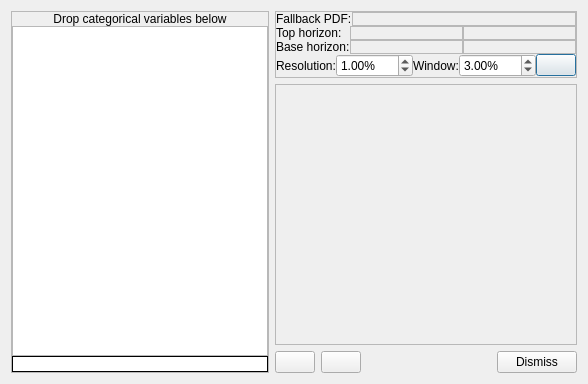
<?xml version="1.0" encoding="UTF-8"?>
<ui version="4.0">
 <class>VerticalProportionCurveDialog</class>
 <widget class="QDialog" name="VerticalProportionCurveDialog">
  <property name="geometry">
   <rect>
    <x>0</x>
    <y>0</y>
    <width>588</width>
    <height>384</height>
   </rect>
  </property>
  <property name="windowTitle">
   <string>Dialog</string>
  </property>
  <layout class="QHBoxLayout" name="horizontalLayout_3">
   <item>
    <widget class="QFrame" name="frmLeftPane">
     <property name="frameShape">
      <enum>QFrame::StyledPanel</enum>
     </property>
     <property name="frameShadow">
      <enum>QFrame::Raised</enum>
     </property>
     <layout class="QVBoxLayout" name="verticalLayout_5">
      <property name="spacing">
       <number>0</number>
      </property>
      <property name="leftMargin">
       <number>0</number>
      </property>
      <property name="topMargin">
       <number>0</number>
      </property>
      <property name="rightMargin">
       <number>0</number>
      </property>
      <property name="bottomMargin">
       <number>0</number>
      </property>
      <item>
       <layout class="QVBoxLayout" name="verticalLayout_3">
        <item>
         <widget class="QLabel" name="label">
          <property name="text">
           <string>Drop categorical variables below</string>
          </property>
          <property name="alignment">
           <set>Qt::AlignCenter</set>
          </property>
         </widget>
        </item>
        <item>
         <widget class="QListWidgetDnD" name="lstVariables">
          <property name="sizePolicy">
           <sizepolicy hsizetype="Preferred" vsizetype="Expanding">
            <horstretch>0</horstretch>
            <verstretch>0</verstretch>
           </sizepolicy>
          </property>
         </widget>
        </item>
        <item>
         <widget class="QLabel" name="lblTrash">
          <property name="toolTip">
           <string>Drag variables here to remove.</string>
          </property>
          <property name="styleSheet">
           <string notr="true">background-color: rgb(255, 255, 255);</string>
          </property>
          <property name="frameShape">
           <enum>QFrame::Box</enum>
          </property>
          <property name="text">
           <string/>
          </property>
          <property name="pixmap">
           <pixmap resource="../resources.qrc">:/icons32/recycle32</pixmap>
          </property>
          <property name="alignment">
           <set>Qt::AlignCenter</set>
          </property>
         </widget>
        </item>
       </layout>
      </item>
     </layout>
    </widget>
   </item>
   <item>
    <layout class="QVBoxLayout" name="verticalLayout_2">
     <item>
      <widget class="QFrame" name="frmConfig">
       <property name="minimumSize">
        <size>
         <width>0</width>
         <height>20</height>
        </size>
       </property>
       <property name="frameShape">
        <enum>QFrame::StyledPanel</enum>
       </property>
       <property name="frameShadow">
        <enum>QFrame::Raised</enum>
       </property>
       <layout class="QVBoxLayout" name="verticalLayout_6">
        <property name="spacing">
         <number>0</number>
        </property>
        <property name="leftMargin">
         <number>0</number>
        </property>
        <property name="topMargin">
         <number>0</number>
        </property>
        <property name="rightMargin">
         <number>0</number>
        </property>
        <property name="bottomMargin">
         <number>0</number>
        </property>
        <item>
         <layout class="QHBoxLayout" name="horizontalLayout">
          <item>
           <widget class="QLabel" name="label_2">
            <property name="text">
             <string>Fallback PDF:</string>
            </property>
           </widget>
          </item>
          <item>
           <widget class="QFrame" name="frmCmbFallbackPDF">
            <property name="sizePolicy">
             <sizepolicy hsizetype="Expanding" vsizetype="Preferred">
              <horstretch>0</horstretch>
              <verstretch>0</verstretch>
             </sizepolicy>
            </property>
            <property name="frameShape">
             <enum>QFrame::StyledPanel</enum>
            </property>
            <property name="frameShadow">
             <enum>QFrame::Raised</enum>
            </property>
            <layout class="QVBoxLayout" name="verticalLayout">
             <property name="leftMargin">
              <number>1</number>
             </property>
             <property name="topMargin">
              <number>1</number>
             </property>
             <property name="rightMargin">
              <number>1</number>
             </property>
             <property name="bottomMargin">
              <number>1</number>
             </property>
            </layout>
           </widget>
          </item>
         </layout>
        </item>
        <item>
         <layout class="QGridLayout" name="gridLayout">
          <property name="topMargin">
           <number>0</number>
          </property>
          <item row="1" column="0">
           <widget class="QLabel" name="label_4">
            <property name="text">
             <string>Base horizon:</string>
            </property>
           </widget>
          </item>
          <item row="0" column="1">
           <widget class="QFrame" name="frmCmbTopHorizon">
            <property name="sizePolicy">
             <sizepolicy hsizetype="Expanding" vsizetype="Preferred">
              <horstretch>0</horstretch>
              <verstretch>0</verstretch>
             </sizepolicy>
            </property>
            <property name="frameShape">
             <enum>QFrame::StyledPanel</enum>
            </property>
            <property name="frameShadow">
             <enum>QFrame::Raised</enum>
            </property>
            <layout class="QHBoxLayout" name="horizontalLayout_4">
             <property name="spacing">
              <number>0</number>
             </property>
             <property name="leftMargin">
              <number>0</number>
             </property>
             <property name="topMargin">
              <number>0</number>
             </property>
             <property name="rightMargin">
              <number>0</number>
             </property>
             <property name="bottomMargin">
              <number>0</number>
             </property>
            </layout>
           </widget>
          </item>
          <item row="1" column="1">
           <widget class="QFrame" name="frmCmbBaseHorizon">
            <property name="sizePolicy">
             <sizepolicy hsizetype="Expanding" vsizetype="Preferred">
              <horstretch>0</horstretch>
              <verstretch>0</verstretch>
             </sizepolicy>
            </property>
            <property name="frameShape">
             <enum>QFrame::StyledPanel</enum>
            </property>
            <property name="frameShadow">
             <enum>QFrame::Raised</enum>
            </property>
            <layout class="QHBoxLayout" name="horizontalLayout_6">
             <property name="spacing">
              <number>0</number>
             </property>
             <property name="leftMargin">
              <number>0</number>
             </property>
             <property name="topMargin">
              <number>0</number>
             </property>
             <property name="rightMargin">
              <number>0</number>
             </property>
             <property name="bottomMargin">
              <number>0</number>
             </property>
            </layout>
           </widget>
          </item>
          <item row="0" column="0">
           <widget class="QLabel" name="label_3">
            <property name="text">
             <string>Top horizon:</string>
            </property>
           </widget>
          </item>
          <item row="1" column="2">
           <widget class="QFrame" name="frmCmbBaseVariable">
            <property name="sizePolicy">
             <sizepolicy hsizetype="Expanding" vsizetype="Preferred">
              <horstretch>0</horstretch>
              <verstretch>0</verstretch>
             </sizepolicy>
            </property>
            <property name="frameShape">
             <enum>QFrame::StyledPanel</enum>
            </property>
            <property name="frameShadow">
             <enum>QFrame::Raised</enum>
            </property>
            <layout class="QHBoxLayout" name="horizontalLayout_9">
             <property name="spacing">
              <number>0</number>
             </property>
             <property name="leftMargin">
              <number>0</number>
             </property>
             <property name="topMargin">
              <number>0</number>
             </property>
             <property name="rightMargin">
              <number>0</number>
             </property>
             <property name="bottomMargin">
              <number>0</number>
             </property>
            </layout>
           </widget>
          </item>
          <item row="0" column="2">
           <widget class="QFrame" name="frmCmbTopVariable">
            <property name="sizePolicy">
             <sizepolicy hsizetype="Expanding" vsizetype="Preferred">
              <horstretch>0</horstretch>
              <verstretch>0</verstretch>
             </sizepolicy>
            </property>
            <property name="frameShape">
             <enum>QFrame::StyledPanel</enum>
            </property>
            <property name="frameShadow">
             <enum>QFrame::Raised</enum>
            </property>
            <layout class="QHBoxLayout" name="horizontalLayout_8">
             <property name="spacing">
              <number>0</number>
             </property>
             <property name="leftMargin">
              <number>0</number>
             </property>
             <property name="topMargin">
              <number>0</number>
             </property>
             <property name="rightMargin">
              <number>0</number>
             </property>
             <property name="bottomMargin">
              <number>0</number>
             </property>
            </layout>
           </widget>
          </item>
         </layout>
        </item>
        <item>
         <layout class="QHBoxLayout" name="horizontalLayout_5">
          <property name="topMargin">
           <number>0</number>
          </property>
          <item>
           <widget class="QLabel" name="label_5">
            <property name="text">
             <string>Resolution:</string>
            </property>
           </widget>
          </item>
          <item>
           <widget class="QDoubleSpinBox" name="dblSpinResolutionPercent">
            <property name="sizePolicy">
             <sizepolicy hsizetype="Expanding" vsizetype="Fixed">
              <horstretch>0</horstretch>
              <verstretch>0</verstretch>
             </sizepolicy>
            </property>
            <property name="suffix">
             <string>%</string>
            </property>
            <property name="minimum">
             <double>0.010000000000000</double>
            </property>
            <property name="maximum">
             <double>10.000000000000000</double>
            </property>
            <property name="singleStep">
             <double>0.100000000000000</double>
            </property>
            <property name="value">
             <double>1.000000000000000</double>
            </property>
           </widget>
          </item>
          <item>
           <widget class="QLabel" name="label_6">
            <property name="text">
             <string>Window:</string>
            </property>
           </widget>
          </item>
          <item>
           <widget class="QDoubleSpinBox" name="dblSpinWindowPercent">
            <property name="sizePolicy">
             <sizepolicy hsizetype="Expanding" vsizetype="Fixed">
              <horstretch>0</horstretch>
              <verstretch>0</verstretch>
             </sizepolicy>
            </property>
            <property name="suffix">
             <string>%</string>
            </property>
            <property name="minimum">
             <double>0.010000000000000</double>
            </property>
            <property name="maximum">
             <double>50.000000000000000</double>
            </property>
            <property name="singleStep">
             <double>0.100000000000000</double>
            </property>
            <property name="value">
             <double>3.000000000000000</double>
            </property>
           </widget>
          </item>
          <item>
           <widget class="QPushButton" name="btnCompute">
            <property name="toolTip">
             <string>Generate vertical proportion curves.</string>
            </property>
            <property name="text">
             <string/>
            </property>
            <property name="icon">
             <iconset resource="../resources.qrc">
              <normaloff>:/icons32/play32</normaloff>:/icons32/play32</iconset>
            </property>
           </widget>
          </item>
         </layout>
        </item>
       </layout>
      </widget>
     </item>
     <item>
      <widget class="QFrame" name="frmDisplayVPC">
       <property name="sizePolicy">
        <sizepolicy hsizetype="Preferred" vsizetype="Expanding">
         <horstretch>0</horstretch>
         <verstretch>0</verstretch>
        </sizepolicy>
       </property>
       <property name="frameShape">
        <enum>QFrame::StyledPanel</enum>
       </property>
       <property name="frameShadow">
        <enum>QFrame::Raised</enum>
       </property>
       <layout class="QVBoxLayout" name="verticalLayout_4">
        <property name="spacing">
         <number>0</number>
        </property>
        <property name="leftMargin">
         <number>0</number>
        </property>
        <property name="topMargin">
         <number>0</number>
        </property>
        <property name="rightMargin">
         <number>0</number>
        </property>
        <property name="bottomMargin">
         <number>0</number>
        </property>
       </layout>
      </widget>
     </item>
     <item>
      <layout class="QHBoxLayout" name="horizontalLayout_2">
       <item>
        <widget class="QPushButton" name="btnEditCurves">
         <property name="sizePolicy">
          <sizepolicy hsizetype="Minimum" vsizetype="Fixed">
           <horstretch>0</horstretch>
           <verstretch>0</verstretch>
          </sizepolicy>
         </property>
         <property name="toolTip">
          <string>Edit curves.</string>
         </property>
         <property name="text">
          <string/>
         </property>
         <property name="icon">
          <iconset resource="../resources.qrc">
           <normaloff>:/icons32/editCurve32</normaloff>:/icons32/editCurve32</iconset>
         </property>
         <property name="checkable">
          <bool>true</bool>
         </property>
         <property name="checked">
          <bool>false</bool>
         </property>
        </widget>
       </item>
       <item>
        <widget class="QPushButton" name="btnSave">
         <property name="toolTip">
          <string>Save vertical proportion curve.</string>
         </property>
         <property name="text">
          <string/>
         </property>
         <property name="icon">
          <iconset resource="../resources.qrc">
           <normaloff>:/icons32/save32</normaloff>:/icons32/save32</iconset>
         </property>
        </widget>
       </item>
       <item>
        <spacer name="horizontalSpacer">
         <property name="orientation">
          <enum>Qt::Horizontal</enum>
         </property>
         <property name="sizeHint" stdset="0">
          <size>
           <width>40</width>
           <height>20</height>
          </size>
         </property>
        </spacer>
       </item>
       <item>
        <widget class="QPushButton" name="btnDismiss">
         <property name="text">
          <string>Dismiss</string>
         </property>
        </widget>
       </item>
      </layout>
     </item>
    </layout>
   </item>
  </layout>
 </widget>
 <customwidgets>
  <customwidget>
   <class>QListWidgetDnD</class>
   <extends>QListWidget</extends>
   <header>widgets/qlistwidgetdnd.h</header>
  </customwidget>
 </customwidgets>
 <resources>
  <include location="../resources.qrc"/>
 </resources>
 <connections>
  <connection>
   <sender>btnDismiss</sender>
   <signal>clicked()</signal>
   <receiver>VerticalProportionCurveDialog</receiver>
   <slot>reject()</slot>
   <hints>
    <hint type="sourcelabel">
     <x>578</x>
     <y>373</y>
    </hint>
    <hint type="destinationlabel">
     <x>352</x>
     <y>346</y>
    </hint>
   </hints>
  </connection>
  <connection>
   <sender>btnCompute</sender>
   <signal>clicked()</signal>
   <receiver>VerticalProportionCurveDialog</receiver>
   <slot>onRun()</slot>
   <hints>
    <hint type="sourcelabel">
     <x>578</x>
     <y>80</y>
    </hint>
    <hint type="destinationlabel">
     <x>460</x>
     <y>57</y>
    </hint>
   </hints>
  </connection>
  <connection>
   <sender>btnSave</sender>
   <signal>clicked()</signal>
   <receiver>VerticalProportionCurveDialog</receiver>
   <slot>onSave()</slot>
   <hints>
    <hint type="sourcelabel">
     <x>578</x>
     <y>346</y>
    </hint>
    <hint type="destinationlabel">
     <x>466</x>
     <y>323</y>
    </hint>
   </hints>
  </connection>
  <connection>
   <sender>btnEditCurves</sender>
   <signal>clicked()</signal>
   <receiver>VerticalProportionCurveDialog</receiver>
   <slot>onEditCurves()</slot>
   <hints>
    <hint type="sourcelabel">
     <x>536</x>
     <y>71</y>
    </hint>
    <hint type="destinationlabel">
     <x>518</x>
     <y>84</y>
    </hint>
   </hints>
  </connection>
 </connections>
 <slots>
  <slot>onRun()</slot>
  <slot>onSave()</slot>
  <slot>onEditCurves()</slot>
 </slots>
</ui>
